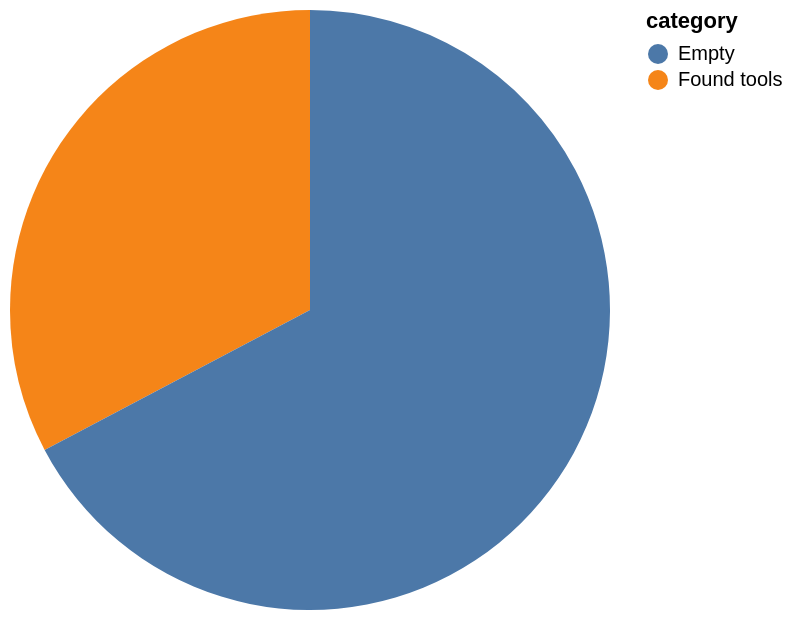

Source (Vega-Lite JSON):
### Vega-Lite specification from a JSON file in a GitHub repository (floating-point values rounded to 4 significant figures)
{"$schema": "https://vega.github.io/schema/vega-lite/v5.json", "description": "A simple pie chart with embedded data.", "data": {"values": [{"category": "Found tools", "value": 200447}, {"category": "Empty", "value": 412110}]}, "mark": "arc", "encoding": {"theta": {"field": "value", "type": "quantitative"}, "color": {"field": "category", "type": "nominal"}}}
